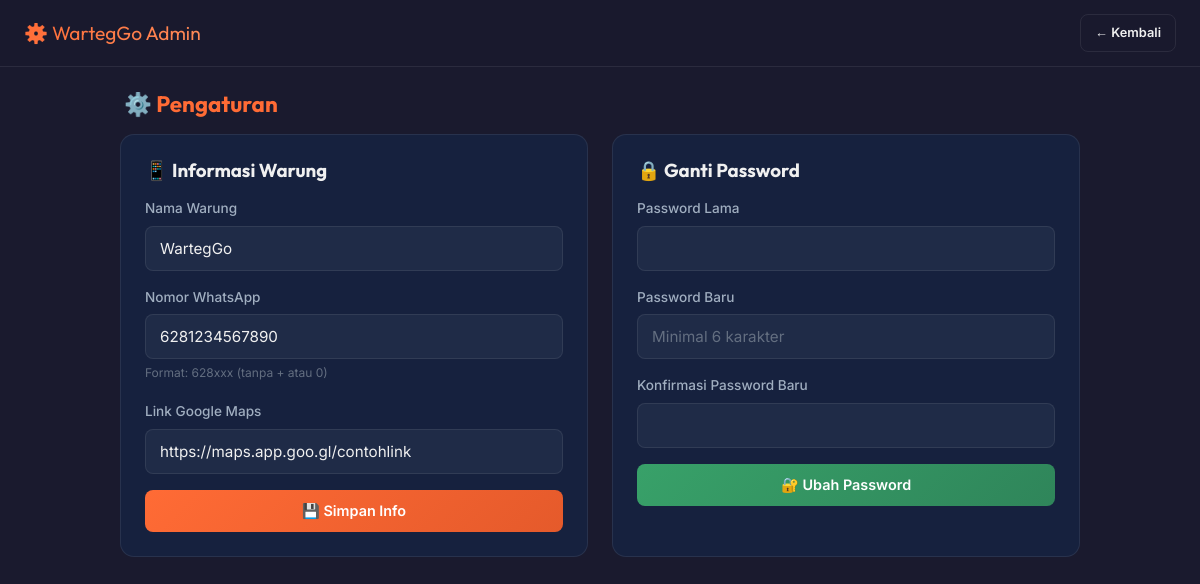
The app's page /admin/settings.php (signed in) with its own data.
### tables this page shows
CREATE TABLE IF NOT EXISTS admin_warung (
    id INT AUTO_INCREMENT PRIMARY KEY,
    username VARCHAR(50) NOT NULL UNIQUE,
    password VARCHAR(255) NOT NULL COMMENT 'bcrypt hash',
    no_whatsapp VARCHAR(20) NOT NULL,
    link_gmaps TEXT DEFAULT NULL,
    nama_warung VARCHAR(100) DEFAULT 'WartegGo',
    created_at TIMESTAMP DEFAULT CURRENT_TIMESTAMP,
    updated_at TIMESTAMP DEFAULT CURRENT_TIMESTAMP ON UPDATE CURRENT_TIMESTAMP
);

### config/database.php (called while the page is built, shortened)
<?php
function e($string) {
    return htmlspecialchars($string ?? '', ENT_QUOTES, 'UTF-8');
}
function getAdminData($pdo) {
    $stmt = $pdo->query("SELECT * FROM admin_warung LIMIT 1");
    return $stmt->fetch();
}

### admin/settings.php (the view, shortened to what this page needs)
<?php
require_once '../config/database.php';
$admin = getAdminData($pdo);
require_once '../includes/header.php';
?>
<header class="admin-header">
    <div class="admin-header__title">⚙️ WartegGo Admin</div>
    <nav class="admin-header__nav">
        <a href="dashboard.php" class="btn btn--outline btn--sm">← Kembali</a>
    </nav>
</header>
<div class="admin-content">
    <h1 class="section-title" style="margin-top:0">⚙️ <span>Pengaturan</span></h1>
    <div style="display:grid;grid-template-columns:repeat(auto-fit,minmax(320px,1fr));gap:24px;">
        <div style="background:var(--dark-card);border:1px solid var(--border);border-radius:var(--radius);padding:24px;">
            <h3 style="font-family:var(--font-heading);margin-bottom:16px;">📱 Informasi Warung</h3>
            <form method="POST">
                <div class="form-group">
                    <label for="nama_warung">Nama Warung</label>
                    <input type="text" id="nama_warung" name="nama_warung" class="form-input" value="<?= e($admin['nama_warung']) ?>" required>
                </div>
                <div class="form-group">
                    <label for="no_whatsapp">Nomor WhatsApp</label>
                    <input type="text" id="no_whatsapp" name="no_whatsapp" class="form-input" value="<?= e($admin['no_whatsapp']) ?>" placeholder="6281234567890" required>
                    <small style="color:var(--text-muted);font-size:0.75rem;">Format: 628xxx (tanpa + atau 0)</small>
                </div>
                <div class="form-group">
                    <label for="link_gmaps">Link Google Maps</label>
                    <input type="url" id="link_gmaps" name="link_gmaps" class="form-input" value="<?= e($admin['link_gmaps']) ?>" placeholder="https://maps.app.goo.gl/xxx">
                </div>
                <button type="submit" class="btn btn--primary btn--block">💾 Simpan Info</button>
            </form>
        </div>
        <div style="background:var(--dark-card);border:1px solid var(--border);border-radius:var(--radius);padding:24px;">
            <h3 style="font-family:var(--font-heading);margin-bottom:16px;">🔒 Ganti Password</h3>
            <form method="POST">
                <div class="form-group">
                    <label for="old_password">Password Lama</label>
                    <input type="password" id="old_password" name="old_password" class="form-input" required>
                </div>
                <div class="form-group">
                    <label for="new_password">Password Baru</label>
                    <input type="password" id="new_password" name="new_password" class="form-input" placeholder="Minimal 6 karakter" required>
                </div>
                <div class="form-group">
                    <label for="confirm_password">Konfirmasi Password Baru</label>
                    <input type="password" id="confirm_password" name="confirm_password" class="form-input" required>
                </div>
                <button type="submit" class="btn btn--success btn--block">🔐 Ubah Password</button>
            </form>
        </div>
    </div>
</div>
<?php require_once '../includes/footer.php'; ?>

### assets/css/style.css (style rules this page uses)
:root { --primary: #FF6B35; --primary-dark: #E55A2B; --primary-light: #FF8C5A; --green: #2D5016; --green-light: #4A7A2E; --dark: #1a1a2e; --dark-card: #16213e; --dark-surface: #1f2b47; --text-primary: #f0f0f0; --text-secondary: #a0aec0; --text-muted: #636e80; --danger: #e53e3e; --success: #38a169; --warning: #d69e2e; --border: rgba(255,255,255,0.08); --shadow: 0 4px 24px rgba(0,0,0,0.3); --shadow-lg: 0 8px 40px rgba(0,0,0,0.4); --radius: 14px; --radius-sm: 8px; --transition: 0.3s cubic-bezier(0.4, 0, 0.2, 1); --font-body: 'Inter', sans-serif; --font-heading: 'Outfit', sans-serif; }
*, *::before, *::after { box-sizing: border-box; margin: 0; padding: 0; }
html { scroll-behavior: smooth; }
body { font-family: var(--font-body); background: var(--dark); color: var(--text-primary); line-height: 1.6; min-height: 100vh; -webkit-font-smoothing: antialiased; }
a { color: var(--primary); text-decoration: none; transition: color var(--transition); }
h1, h2, h3, h4 { font-family: var(--font-heading); font-weight: 700; line-height: 1.2; }
.section-title { font-family: var(--font-heading); font-size: 1.4rem; margin: 28px 0 16px; padding-left: 4px; }
.section-title span { color: var(--primary); }
.form-group { margin-bottom: 16px; }
.form-group label { display: block; font-size: 0.85rem; color: var(--text-secondary); margin-bottom: 6px; font-weight: 500; }
.form-input, .form-select { width: 100%; padding: 12px 14px; border-radius: var(--radius-sm); border: 1px solid var(--border); background: var(--dark-surface); color: var(--text-primary); font-size: 0.95rem; font-family: var(--font-body); transition: border-color var(--transition); }
.form-input::placeholder { color: var(--text-muted); }
.btn { display: inline-flex; align-items: center; justify-content: center; gap: 8px; padding: 12px 24px; border-radius: var(--radius-sm); border: none; font-size: 0.9rem; font-weight: 600; cursor: pointer; transition: var(--transition); font-family: var(--font-body); text-decoration: none; }
.btn--primary { background: linear-gradient(135deg, var(--primary), var(--primary-dark)); color: #fff; }
.btn--success { background: linear-gradient(135deg, var(--success), #2f855a); color: #fff; }
.btn--outline { background: transparent; border: 1px solid var(--border); color: var(--text-primary); }
.btn--sm { padding: 8px 14px; font-size: 0.8rem; }
.btn--block { width: 100%; }
.admin-header { background: rgba(26,26,46,0.9); backdrop-filter: blur(16px); border-bottom: 1px solid var(--border); padding: 14px 24px; display: flex; align-items: center; justify-content: space-between; position: sticky; top: 0; z-index: 100; }
.admin-header__title { font-family: var(--font-heading); font-size: 1.2rem; background: linear-gradient(135deg, var(--primary), var(--primary-light)); -webkit-background-clip: text; -webkit-text-fill-color: transparent; background-clip: text; }
.admin-header__nav { display: flex; gap: 8px; }
.admin-content { max-width: 1000px; margin: 0 auto; padding: 24px 20px; }

### records on screen
admin_warung: nama_warung "WartegGo", no_whatsapp "6281234567890", link_gmaps "https://maps.app.goo.gl/contohlink"
